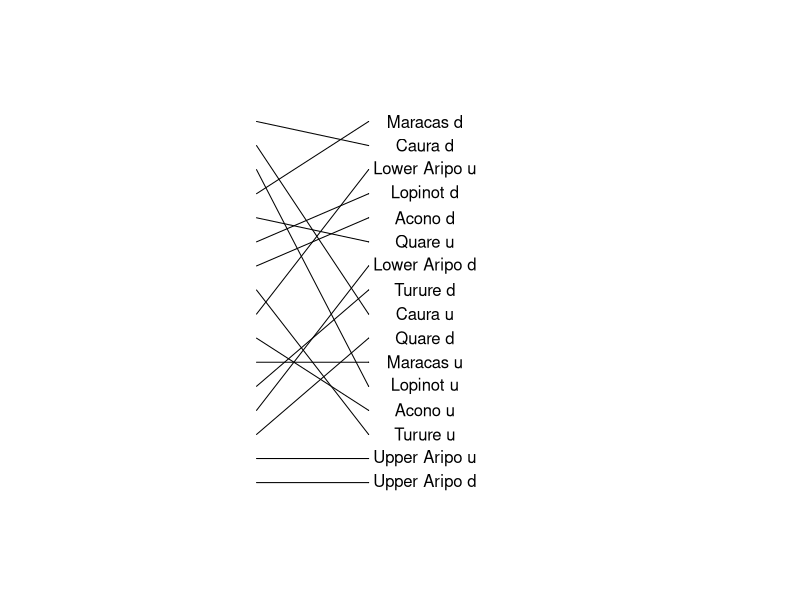

Here is the R script that generated this plot: (Note: this script raises an error after producing the figure.)
## ---- chunk 1
###Making a plot of how high pressure predation sites are when measured in 
#different levels of predation ABUNDANCE

setwd("C:\\Users\\faj\\Documents\\OneDrive for Business\\research\\FishPredation\\Data")

library(dplyr)
library(tidyr)
library(ggplot2)
library(lme4)
library(Cairo)


#preparing data 

fishDataAll <- read.csv("Fish data June 2017.csv")
head(fishDataAll)
str(fishDataAll)
levels(fishDataAll$species)
selectMonths <- c("07", "08")# i am selecting out these months because then i can use the last timepoint 

#select data from only the July and Auguest, and remove first year 
SelectData <- fishDataAll %>% 
	separate(date, c("Day", "Month", "Year"), sep = "/") %>%
	filter(Year != 2010)%>%
	filter(Month %in% selectMonths)

fishData <- data.frame(SelectData)

fishData$AbundanceAll <- fishData$numbercaught + fishData$numberseen

#calculating percentage biomass so i can incude years with 0 abundance

fishData$TotBiomass <- (fishData$numbercaught + fishData$numberseen)* fishData$weight
TotBioSite<- fishData %>% 
	group_by(site, Year) %>%
	summarise(BiomasSiteSum = sum(TotBiomass, na.rm=TRUE))
siteBiomass <- data.frame(TotBioSite)


#Narrow Predation data
#-------------------------
predatorsAbN <- fishData %>% 
	filter(species == "Hoplias malabaricus" | species == "Crenicichla frenata")  %>%
	group_by(site, Year) %>%
	summarise(AbundanceSum = sum(AbundanceAll))

predatorsAb <- data.frame(predatorsAbN)
predatorsAb$Year <- as.numeric(predatorsAb$Year)

#add the total site biomass data, just to i can identify sites with no predators 
FishDataTotAb <- merge(siteBiomass, predatorsAb, by = c("site" ,"Year"),all=TRUE) # this makes sure i 
#know what years had no predators recoreded in 
FishDataTotAb$AbundanceSum[is.na(FishDataTotAb$AbundanceSum)] <- 0

Narrowa <- aggregate(FishDataTotAb$AbundanceSum, list(FishDataTotAb$site), mean, na.rm=TRUE)

orderNarrowa <- Narrowa[order(Narrowa$x),]
head(orderNarrowa)

orderNarrowa$predOrderNa <- c(1:nrow(orderNarrowa))
## ---- chunk 2
setwd("C:\\Users\\faj\\Documents\\OneDrive for Business\\research\\FishPredation\\Data")

library(dplyr)
library(tidyr)
library(ggplot2)
library(lme4)
library(Cairo)


#preparing data 

fishDataAll <- read.csv("Fish data June 2017.csv")
head(fishDataAll)
str(fishDataAll)
levels(fishDataAll$species)
selectMonths <- c("07", "08")# i am selecting out these months because then i can use the last timepoint 


#select data from only the July and Auguest, and remove first year 
SelectData <- fishDataAll %>% 
	separate(date, c("Day", "Month", "Year"), sep = "/") %>%
	filter(Year != 2010)%>%
	filter(Month %in% selectMonths)

fishData <- data.frame(SelectData)

#calculate biomass
fishData$TotBiomass <- (fishData$numbercaught + fishData$numberseen)* fishData$weight


#calculating percentage biomass
TotBioSite<- fishData %>% 
	group_by(site, Year) %>%
	summarise(BiomasSiteSum = sum(TotBiomass, na.rm=TRUE))

siteBiomass <- data.frame(TotBioSite)

#Narrow Predation data
#-------------------------

#sum biomass per site and year
predatorsBioN <- fishData %>% 
	filter(species == "Hoplias malabaricus" | species == "Crenicichla frenata") %>%
	group_by(site, Year) %>%
	summarise(BiomassSum = sum(TotBiomass))

predatorsBio <- data.frame(predatorsBioN)
predatorsBio$Year <- as.numeric(predatorsBio$Year)
siteBiomass$Year <- as.numeric(siteBiomass$Year)

FishDataTot <- merge(siteBiomass, predatorsBio, by = c("site" ,"Year"),all=TRUE) # this makes sure i 
#know what years had no predators recoreded in 
head(FishDataTot)
FishDataTot$BiomassSum[is.na(FishDataTot$BiomassSum)] <- 0

FishDataTot$PropMass <- FishDataTot$BiomassSum / FishDataTot$BiomasSiteSum

Narrowb <- aggregate(FishDataTot$PropMass, list(FishDataTot$site), mean, na.rm=TRUE)

orderNarrowb <- Narrowb[order(Narrowb$x),]
head(orderNarrowb)

orderNarrowb$predOrderNb <- c(1:nrow(orderNarrowb))

## ---- chunk 3

bothNarrow <- merge(orderNarrowb, orderNarrowa, by = "Group.1")

## ---- chunk 4
Cairo(file="C:\\Users\\faj\\Documents\\OneDrive for Business\\research\\bioTIME\\users\\Faith\\TriniFishPredation\\narrowAB_tangle.png",
      type="png",
      units="in", 
      width=8,
      height=6,
      pointsize=12,
      dpi=100)

plotSetup <- data.frame(cbind(c(1:17),c(20:87))) # data to plot onto emptyp plot
plot(x = plotSetup$X2, y = plotSetup$X1, col="white", axes=FALSE , ylab = " ", xlab = "  ")

#plot arrows
arrows(x0 = 36, y0 = bothNarrow$predOrderNb, x1 = 48, y1 = bothNarrow$predOrderNa, length = 0.001)


#plotting text 
text(x = 54, y = bothNarrow$predOrderNa, labels = bothNarrow$Group.1)
text(x = 30, y = bothNarrow$predOrderNb, labels = orderNMW$Group.1)


text(x = 30, y = 17, labels = "Narrow", cex = 1.5)
text(x = 54, y = 17, labels = "Intermediate", cex = 1.5)
text(x = 78, y = 17, labels = "Broad", cex = 1.5)

dev.off()
